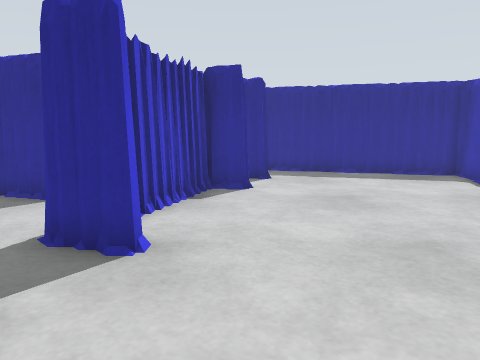
view 1 (above)

24 first-person views from a walk through a world built for the Gazebo simulator. The camera is 0.87 m above the floor, tilts 8° down and sees 70° across. The floor is counted in squares, 0.5 m on a side. Each view is taken from the middle of a square. On the plan, view 1 faces up. The plan holds only what a view shows up to about 17 squares ahead; the rest is blank. The place goes on beyond the plan.

view 2
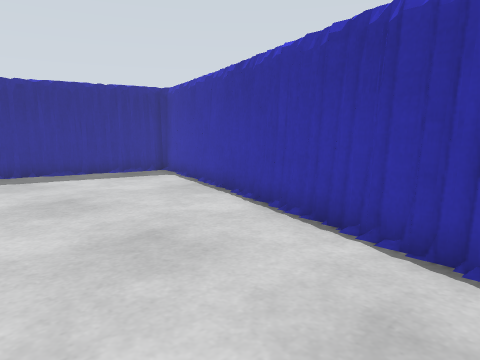

view 3
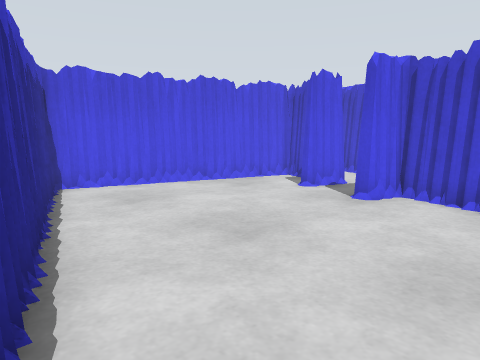

view 4
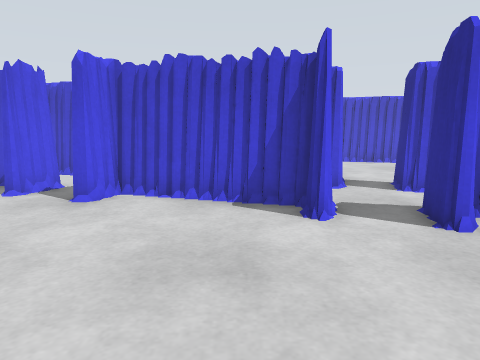

view 5
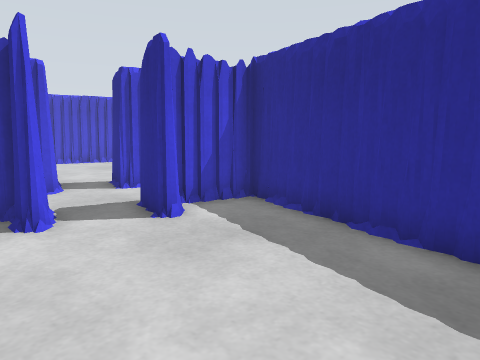

view 6
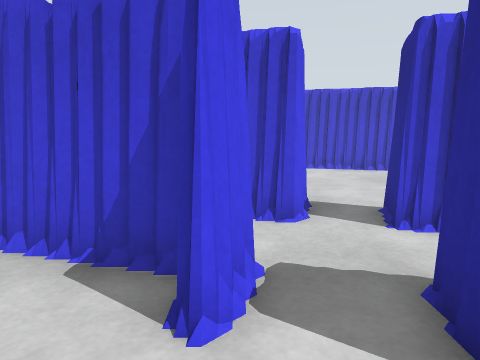

view 7
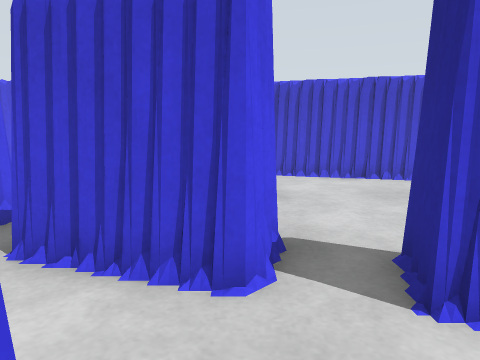

view 8
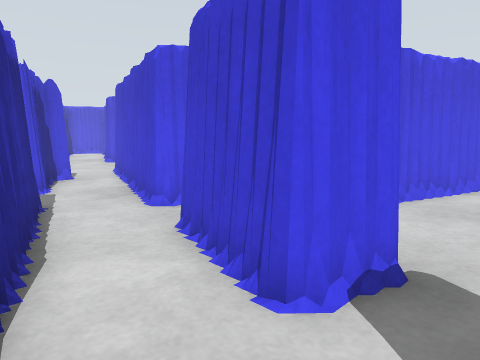

view 9
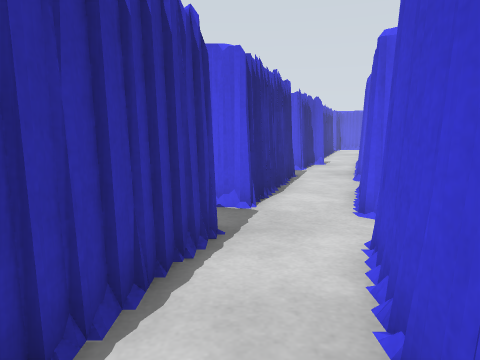

view 10
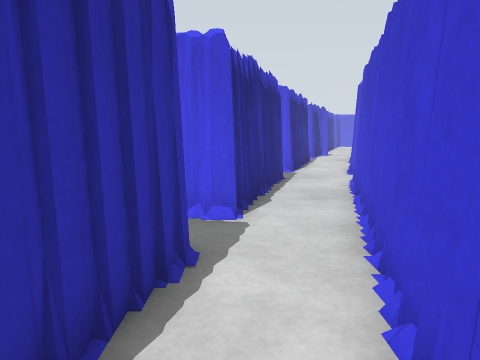

view 11
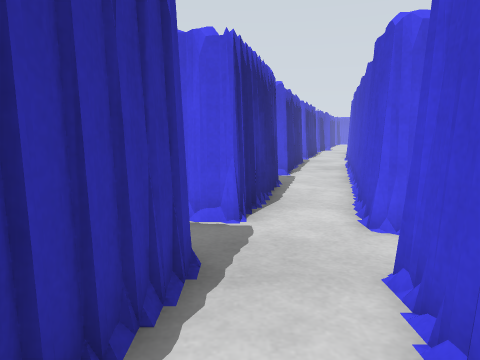

view 12
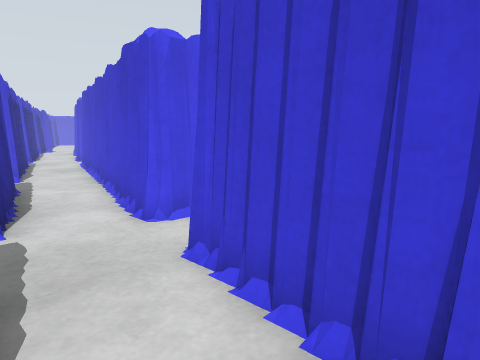

view 13
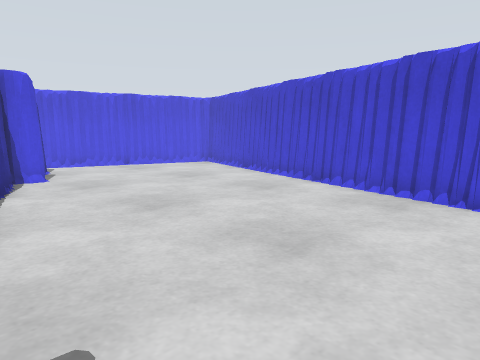

view 14
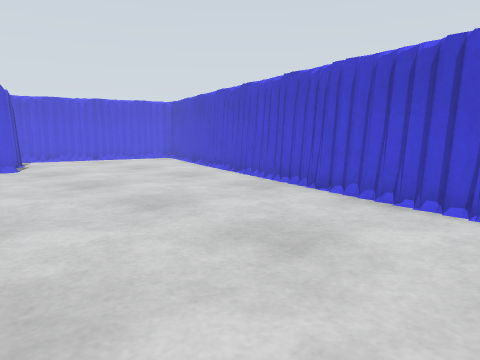

view 15
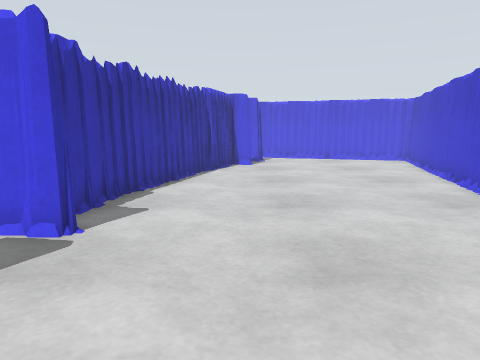

view 16
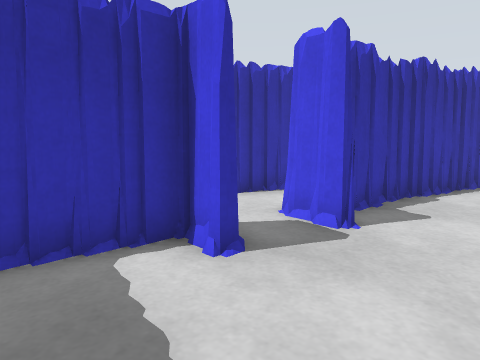

view 17
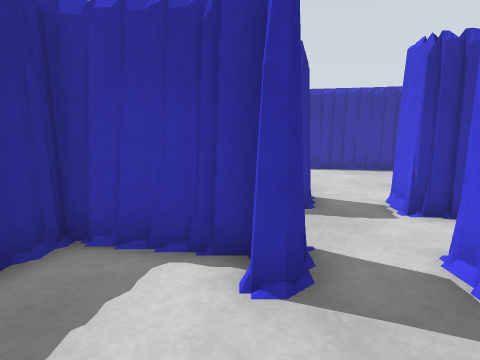

view 18
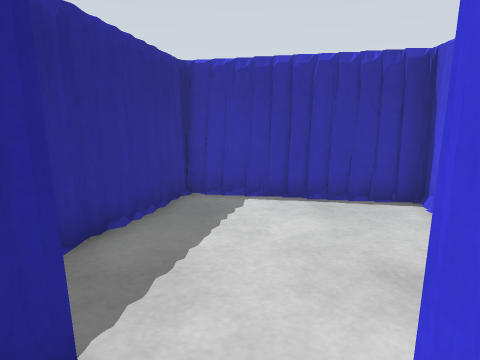

view 19
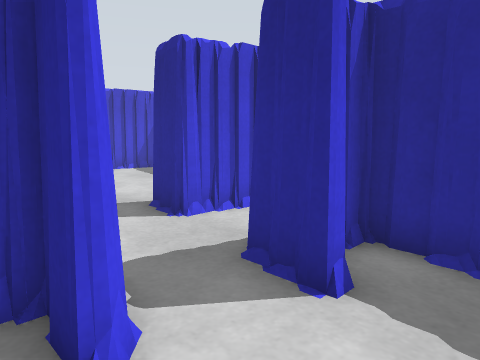

view 20
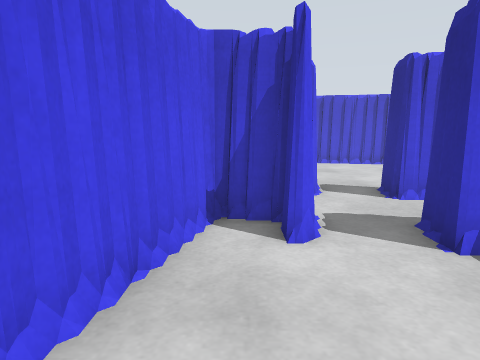

view 21
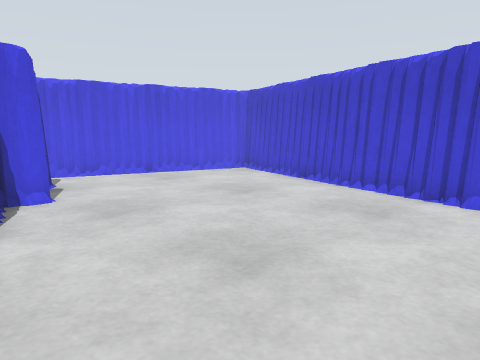

view 22
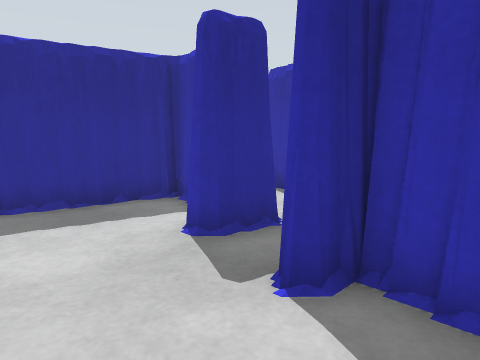

view 23
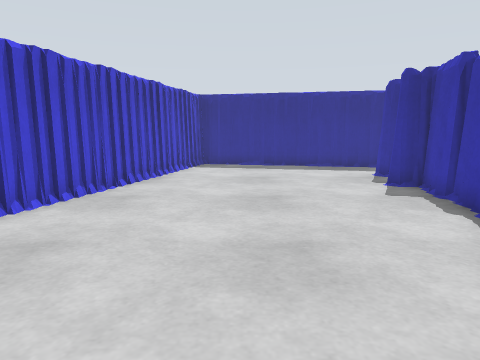

view 24
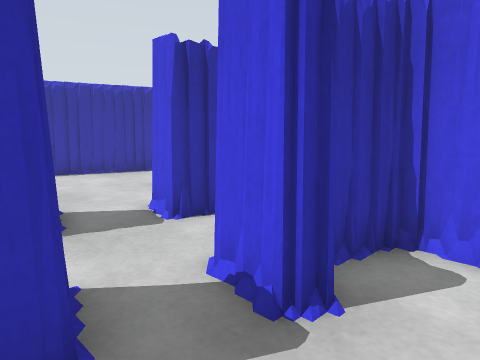

### Floor plan
Key: @ floor where view 1 was taken; # wall or solid block; . floor; = window, fence, low wall or low ledge.
Columns run from 14 left of view 1 to 12 right of it. Each row starts with its distance up from view 1.
 33      ##.....#####..
 32      #.........## ##
 31      #.........##.#
 30     ##........##..######
 29     ##........##..##...####
 28     #.............##.......
 27     #........##=..........#
 26    ##.........#..##.......#
 25    ##........##..#........#
 24    #.........##.######....#
 23    #.........##.#   ###  ##
 22   ##.........#..#        ##
 21   #..........#..#
 20   #.........##...
 19  ##.........#..##
 18  ##.........#..#
 17  #.........##..#
 16  #.........##.####
 15 ##........##..#.#####
 14 #........###..#.....####
 13 #........=....##.......#
 12 ###......##...........##
 11  #####...##..##.......#
 10      ######.##=.......#
  9        ###..##........#
  8         ....#........##
  7        ###.##........#
  6         ##.##.......##
  5         #..##.......##
  4        ##...........#
  3        #..##.......=#
  2        #..#........##
  1        #=##........#
  0        =#####.@...##
 -1             ####..#
 -2                ####

Where each view was taken, in squares from view 1:
view 1: 0 up, 0 right, facing up
view 2: 0 up, 0 right, facing up-right
view 3: 9 up, 7 right, facing down-left
view 4: 9 up, 7 right, facing left
view 5: 9 up, 7 right, facing up-left
view 6: 11 up, 3 right, facing left
view 7: 12 up, 0 right, facing left
view 8: 14 up, 1 left, facing down-left
view 9: 19 up, 1 left, facing down
view 10: 26 up, 1 right, facing down
view 11: 33 up, 3 right, facing down
view 12: 33 up, 4 right, facing down-left
view 13: 28 up, 1 left, facing down-left
view 14: 32 up, 1 left, facing down-left
view 15: 33 up, 4 left, facing down
view 16: 33 up, 4 left, facing down-right
view 17: 30 up, 4 left, facing right
view 18: 27 up, 3 right, facing right
view 19: 25 up, 7 right, facing up-left
view 20: 25 up, 10 right, facing left
view 21: 24 up, 2 left, facing down-left
view 22: 25 up, 4 left, facing up-right
view 23: 16 up, 6 left, facing up
view 24: 15 up, 7 left, facing down-right
